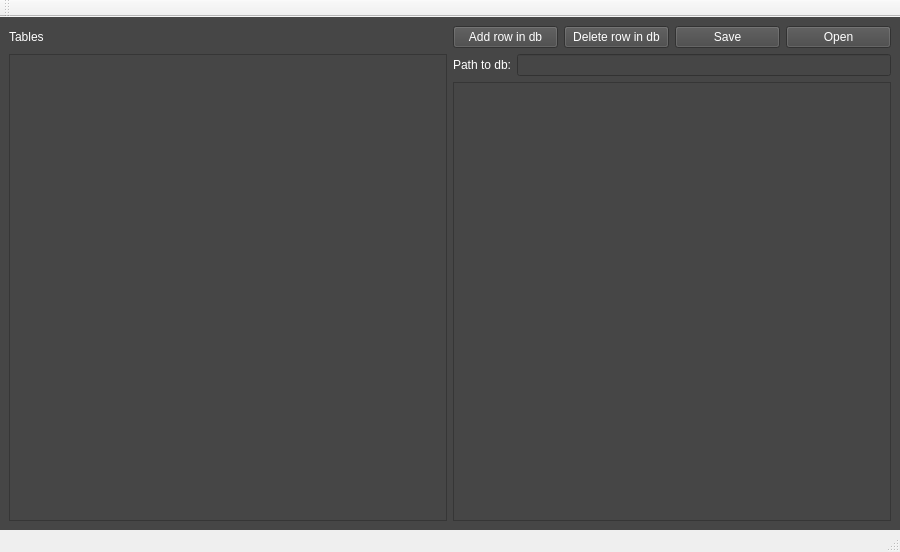
<?xml version="1.0" encoding="UTF-8"?>
<ui version="4.0">
 <class>MainWindow</class>
 <widget class="QMainWindow" name="MainWindow">
  <property name="geometry">
   <rect>
    <x>0</x>
    <y>0</y>
    <width>900</width>
    <height>552</height>
   </rect>
  </property>
  <property name="sizePolicy">
   <sizepolicy hsizetype="Preferred" vsizetype="Preferred">
    <horstretch>0</horstretch>
    <verstretch>0</verstretch>
   </sizepolicy>
  </property>
  <property name="maximumSize">
   <size>
    <width>16777215</width>
    <height>16777215</height>
   </size>
  </property>
  <property name="windowTitle">
   <string>MainWindow</string>
  </property>
  <widget class="QWidget" name="centralwidget">
   <property name="styleSheet">
    <string notr="true">background-color: rgb(70, 70, 70);
color:white;</string>
   </property>
   <layout class="QGridLayout" name="gridLayout">
    <item row="3" column="0">
     <widget class="QListView" name="tablesListView">
      <property name="styleSheet">
       <string notr="true">width:80px;</string>
      </property>
     </widget>
    </item>
    <item row="0" column="0">
     <widget class="QLabel" name="label_2">
      <property name="text">
       <string>Tables</string>
      </property>
     </widget>
    </item>
    <item row="3" column="4">
     <layout class="QVBoxLayout" name="verticalLayout" stretch="0,0">
      <item>
       <layout class="QHBoxLayout" name="horizontalLayout">
        <item>
         <widget class="QLabel" name="label">
          <property name="text">
           <string>Path to db:</string>
          </property>
         </widget>
        </item>
        <item>
         <widget class="QLineEdit" name="path_db">
          <property name="enabled">
           <bool>false</bool>
          </property>
         </widget>
        </item>
       </layout>
      </item>
      <item>
       <widget class="QTableView" name="tableViewerTableView">
        <property name="enabled">
         <bool>true</bool>
        </property>
        <property name="styleSheet">
         <string notr="true">width:350px;
height:200px;</string>
        </property>
       </widget>
      </item>
     </layout>
    </item>
    <item row="0" column="4">
     <layout class="QHBoxLayout" name="horizontalLayout_2">
      <item>
       <widget class="QPushButton" name="addRowPushButton">
        <property name="text">
         <string>Add row in db</string>
        </property>
       </widget>
      </item>
      <item>
       <widget class="QPushButton" name="deleteRowPushButton">
        <property name="text">
         <string>Delete row in db</string>
        </property>
       </widget>
      </item>
      <item>
       <widget class="QPushButton" name="saveDbPushButton">
        <property name="text">
         <string>Save</string>
        </property>
       </widget>
      </item>
      <item>
       <widget class="QPushButton" name="openDbPushButton">
        <property name="text">
         <string>Open</string>
        </property>
       </widget>
      </item>
     </layout>
    </item>
   </layout>
  </widget>
  <widget class="QStatusBar" name="statusbar"/>
  <widget class="QToolBar" name="toolBar">
   <property name="windowTitle">
    <string>toolBar</string>
   </property>
   <attribute name="toolBarArea">
    <enum>TopToolBarArea</enum>
   </attribute>
   <attribute name="toolBarBreak">
    <bool>false</bool>
   </attribute>
  </widget>
  <action name="open">
   <property name="text">
    <string>Открыть бд</string>
   </property>
  </action>
  <action name="actionadd_row">
   <property name="text">
    <string>add_row</string>
   </property>
  </action>
  <action name="actiondel_row">
   <property name="text">
    <string>del_row</string>
   </property>
  </action>
  <action name="actionsave">
   <property name="text">
    <string>save</string>
   </property>
  </action>
 </widget>
 <resources/>
 <connections/>
</ui>
